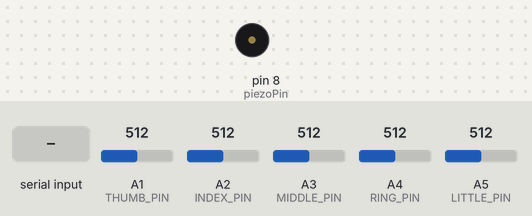
This sketch was run on a simulated Arduino Uno, built with avr-gcc and run on an emulated ATmega328P. On the bench: buzzer (waves = sounding). Inputs (shaded band) come from the test bench; at power-on: A1 (THUMB_PIN) = 512, A2 (INDEX_PIN) = 512, A3 (MIDDLE_PIN) = 512, A4 (RING_PIN) = 512, A5 (LITTLE_PIN) = 512. What the sketch prints to the serial monitor is not drawn.

Above: at 1.2 s.
1.3 s: "Thumb_bent\n" received over Serial
At 1.67 s:
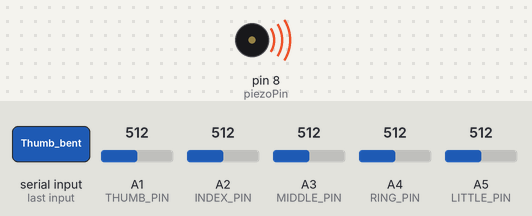
Timing chart, 0 to 4.3 s (numbered marks = the images above; inputs shaded):
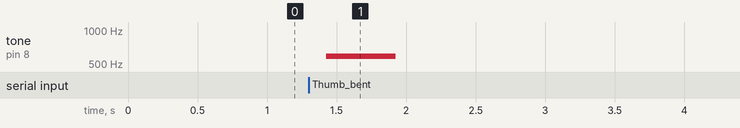

The sketch:

PianoPlay.ino
```cpp
// Define the analog pins for each finger
const int THUMB_PIN = A1;
const int INDEX_PIN = A2;
const int MIDDLE_PIN = A3;
const int RING_PIN = A4;
const int LITTLE_PIN = A5;
// const int sensorPins[] = {A1, A2, A3, A4, A5};

const int piezoPin = 8; // Connect piezo speaker to this pin

const float RESISTOR_VALUE = 2200.0;

void setup() {
    Serial.begin(9600); // Start the serial communication
  //   for (int i = 0; i < 5; i++) {
  //   pinMode(sensorPins[i], INPUT); // Initialize sensor pins as input
  // }
    pinMode(piezoPin, OUTPUT);
}

void loop() {
    float thumbResistance = readResistance(THUMB_PIN);
    float indexResistance = readResistance(INDEX_PIN);
    float middleResistance = readResistance(MIDDLE_PIN);
    float ringResistance = readResistance(RING_PIN);
    float littleResistance = readResistance(LITTLE_PIN);

    //Send the data in a comma-separated format
    Serial.print(thumbResistance);
    Serial.print(",");
    Serial.print(indexResistance);
    Serial.print(",");
    Serial.print(middleResistance);
    Serial.print(",");
    Serial.print(ringResistance);
    Serial.print(",");
    Serial.println(littleResistance);
    delay(200); // Delay for a second before sending the next data

    // Read sensor values and send them to the Python script
  // for (int i = 0; i < 5; i++) {
  //   float resistance = readResistance(sensorPins[i]);
  //   Serial.print(resistance);
  //   if (i < 4) {
  //     Serial.print(","); // Separate values with a comma
  //   }
  // }
  // Serial.println(); // Signal end of data packet

  // Check if there's a prediction from the Python script
  if (Serial.available() > 0) {
    String fingerBent = Serial.readStringUntil('\n');
    fingerBent.trim();
    playNote(fingerBent);
  }
}
        // char note = Serial.read();
    // Play the corresponding frequency
    //     if (note == 'D') {
    //         tone(speakerPin, 587.33);  // D note frequency
    //     } else if (note == 'C') {
    //         tone(speakerPin, 523.25);  // C note frequency
    //     } else if (note == 'B') {
    //         tone(speakerPin, 466.16);  // B note frequency
    //     } else if (note == 'A') {
    //         tone(speakerPin, 440.00);  // A note frequency
    //     } else if (note == 'G') {
    //         tone(speakerPin, 392.00);  // G note frequency
    //     } else {
    //         // Handle unknown note or do nothing
    //     }

    //     delay(500);  // Adjust delay as needed
    //     noTone(speakerPin);  // Stop the tone

//         int frequency = getFrequency(note);
//         if (frequency != 0) {
//             tone(piezoPin, frequency, 500); // Play the note for 500 ms
//             delay(600); // Wait a bit before the next note
//         }
//     }
// }

// Function to read resistance from analog pin
float readResistance(int analogPin) {
  int analogValue = analogRead(analogPin);
  float voltage = analogValue * (3.3 / 1023.0); // Convert analog value to voltage
  float resistance = (3.3 / voltage - 1) * RESISTOR_VALUE; // Calculate resistance using voltage divider formula
  return resistance;
}

void playNote(String finger) {
  float frequency = 0.0;
  if (finger == "Thumb_bent") frequency = 587.33;   // D note
  else if (finger == "Index_bent") frequency = 523.25; // C note
  // else if (finger == "Middle_bent") frequency = 494; // B note
  else if (finger == "Middle_bent") frequency = 466.16;
  else if (finger == "Ring_bent") frequency = 440.00;   // A note
  else if (finger == "Little_bent") frequency = 392.00; // G note
  else if (finger == "None_bent") frequency = 0; // No finger bent

  if (frequency > 0) {
    tone(piezoPin, frequency, 500); // Play the note for 500 ms
    delay(600); // Delay to prevent overlap of tones
  } else {
    noTone(piezoPin); // Stop any playing tone
  }
}

int getFrequency(char note) {
    switch (note) {
        case 'C': return 262; // Frequency for note C4
        case 'D': return 294; // Frequency for note D4
        case 'E': return 330; // Frequency for note E4
        case 'F': return 349; // Frequency for note F4
        case 'G': return 392; // Frequency for note G4
        default: return 0;  // No note
    }
}
```

Measured:
- after the input at 1.3 s, tone on pin 8 (piezoPin): silent → 587 Hz after 0.12 s, → silent 0.50 s later
